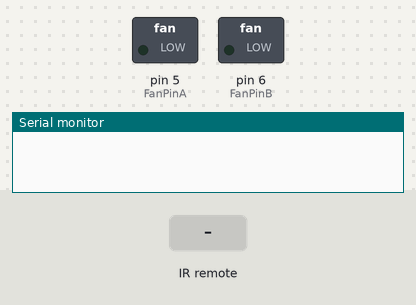
This sketch was run on a simulated Arduino Uno, built with avr-gcc and run on an emulated ATmega328P. On the bench: switched loads named in the sketch (green lamp = pin HIGH), the last lines printed to the serial monitor. Inputs (shaded band) come from the test bench.

Above: at 1.2 s.
1.3 s: infrared code 0xFFA25D received
At 1.9 s:
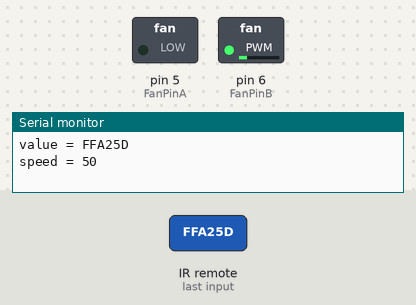
2.8 s: infrared code 0xFF629D received
At 4.0 s:
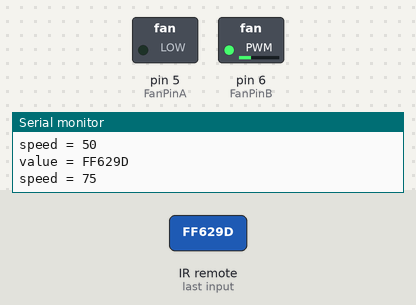
4.3 s: infrared code 0xFF22DD received
At 5.3 s:
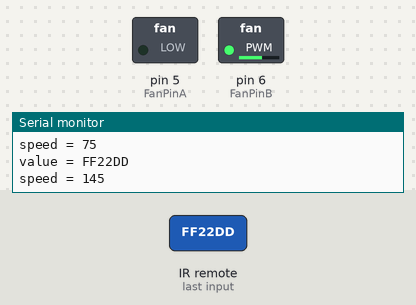
5.8 s: infrared code 0xFFE01F received
At 6.5 s:
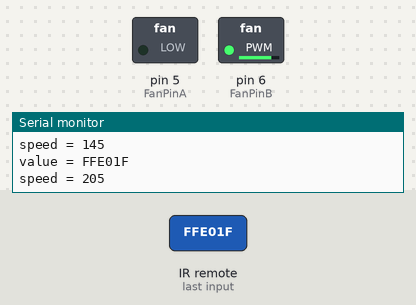
Timing chart, 0 to 8.3 s (numbered marks = the images above; inputs shaded):
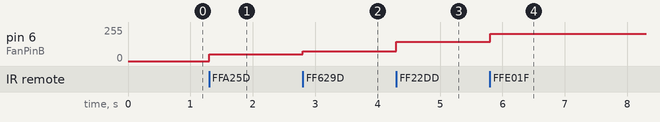

Measured:
- after the input at 1.3 s, pin 6 (FanPinB): 0/255 → 50/255 at once
- after the input at 2.8 s, pin 6 (FanPinB): 50/255 → 75/255 at once
- after the input at 4.3 s, pin 6 (FanPinB): 75/255 → 145/255 at once
- after the input at 5.8 s, pin 6 (FanPinB): 145/255 → 205/255 at once

The sketch:

12IRSpeedFan.ino
```cpp
#include <IRremote.h>

#define Level0  0XFF9867  //Button 0
#define Level1  0XFFA25D  //Button 1
#define Level2  0XFF629D  //Button 2
#define Level3  0XFFE21D  //Button 3
#define Level4  0XFF22DD  //Button 4
#define Level5  0XFF02FD  //Button 5
#define Level6  0XFFC23D  //Button 6
#define Level7  0XFFE01F  //Button 7
#define Level8  0XFFA857  //Button 8
#define Level9  0XFF906F  //Button 9

#define SpeedUp   0XFF18E7//
#define SlowDown  0XFF4AB5//
#define OFF_ON    0XFF38C7//Button  OK


#define FanPinA 5  //
#define FanPinB 6  //

IRrecv irrecv(2);

int FanSpeed = 0;
decode_results results;
bool flag = 0;

void setup()
{
    Serial.begin(115200);
    irrecv.enableIRIn(); // Start the receiver

    pinMode(FanPinA, OUTPUT);
    pinMode(FanPinB, OUTPUT);
}

void loop()
{
    if (irrecv.decode(&results))
    {
        Serial.print("value = ");
        Serial.println(results.value, HEX);

        switch (results.value)
        {
        case  Level0:
           FanSpeed = 0;
            break;

        case  Level1:
            FanSpeed = 50;
            break;

        case  Level2:
        FanSpeed = 75;
            break;

        case  Level3:
        FanSpeed = 95;
            break;

        FanSpeed = 120;
        case  Level4:

        FanSpeed = 145;
            break;

        case  Level5:
        FanSpeed = 165;
            break;

        case  Level6:
        FanSpeed = 185;
             break;
        case  Level7:
        FanSpeed = 205;
            break;

        case  Level8:
       FanSpeed = 220;
            break;
            FanSpeed = 240;

        case  Level9:
        FanSpeed = 255;
            break;

            case  SpeedUp:
            FanSpeed += 25;
            if(FanSpeed > 255 )
            {
                FanSpeed = 255;
            }
            break;

            case  SlowDown:
            FanSpeed -= 25;
            if(FanSpeed < 0 )
            {
                FanSpeed = 0;
            }
            break;

        default:
            break;

    }
        Serial.print("speed = ");
        Serial.println(FanSpeed);
        analogWrite(FanPinA,0);
        analogWrite(FanPinB,FanSpeed);


        irrecv.resume(); // Receive the next value
  }

}
```
